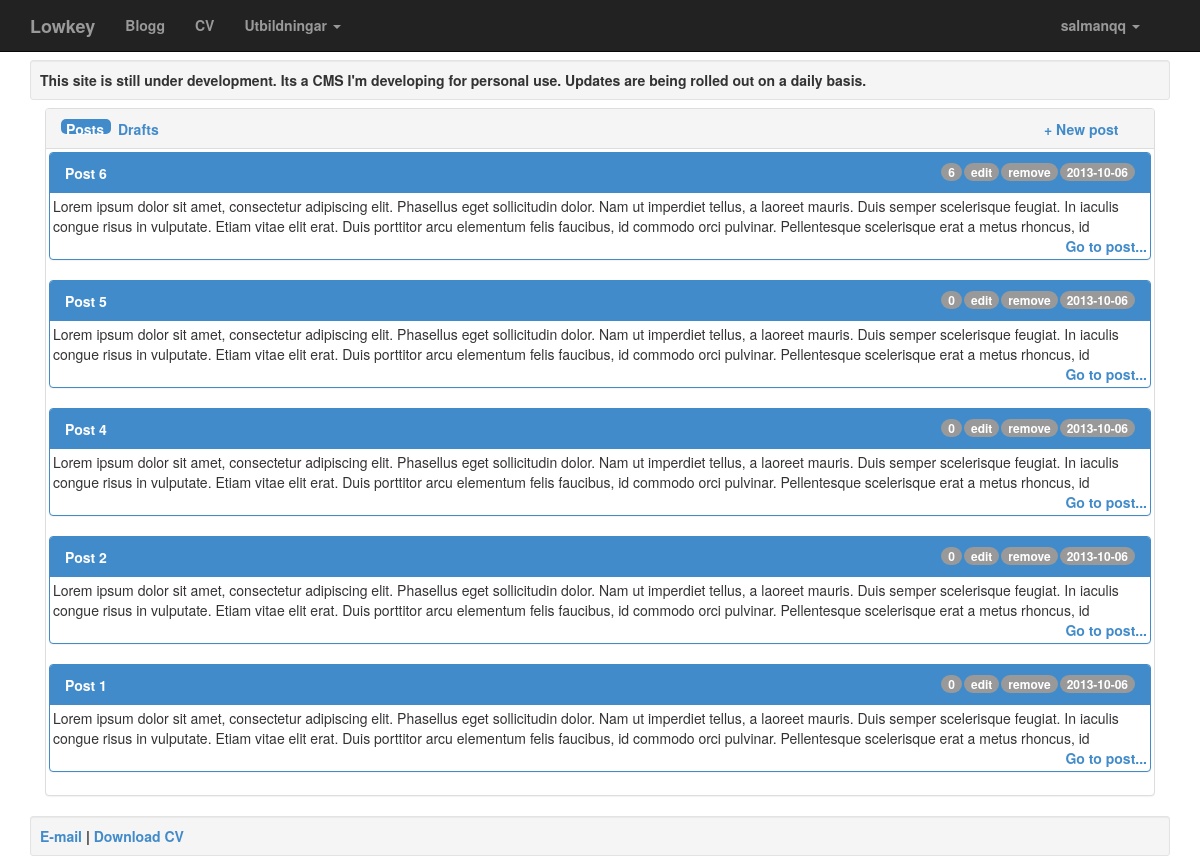
The page /?a=admin (signed in) on the database its author committed.
### tables this page shows
CREATE TABLE IF NOT EXISTS `post` (
  `post_id` int(11) NOT NULL AUTO_INCREMENT,
  `post` mediumtext NOT NULL,
  `post_title` varchar(255) NOT NULL,
  `comments` int(11) NOT NULL,
  `timestamp` timestamp NOT NULL DEFAULT CURRENT_TIMESTAMP ON UPDATE CURRENT_TIMESTAMP,
  `views` int(11) NOT NULL,
  PRIMARY KEY (`post_id`)
);

### model/postModel.php (called while the page is built, shortened)
<?php
    include_once "database.php";
    function selectAllPost(){
        global $db;
        $query = "SELECT * FROM post ORDER BY timestamp DESC LIMIT 0,6";
        $preparedStatement = $db->prepare($query);
        $success = $preparedStatement->execute();
        if($success)
            return $preparedStatement->fetchAll();
        else
            return $success;
    }
?>

### adminPage.php (the view, shortened to what this page needs)
<?php include_once "header.php"; ?>
    <div class="row-fluid">
        <div class="col-md-12">
            <div class="panel panel-default">
                <div class="panel-heading">
                    <ul class="nav nav-pills">
                        <li class="active" id="adminPosts"><a style="height: 15px;"><b>Posts</b></a></li>
                        <li class="" id="adminDrafts"><a href="#"><b>Drafts</b></a></li>
                        <li class="pull-right" id="newPostClick"><a><b>+ New post</b></a></li>
                    </ul>
                </div>
                <div class="adminSubPage">
                    <div class="panel-body">
                        <?php for($i = 0; $i < 5; $i++){
                            echo "<div id='LatestPosts' class='row-fluid' data-postid=".$posts[$i]["post_id"].">
                                    <div class='panel panel-primary'>
                                        <div class='panel-heading'>
                                            <b>".$posts[$i]['post_title']."</b>
                                            <span class='badge pull-right'>2013-10-06</span>
                                            <span class='badge pull-right removePost' style='margin-right: 2px;'><b>remove</b></span>
                                            <a href='?a=editPost&postID=".$posts[$i]["post_id"]."'><span class='badge pull-right editPost' style='margin-right: 2px;'><b>edit</b></span></a>
                                            <span class='badge pull-right' style='margin-right: 2px;'>
                                                <b>".$posts[$i]['comments']."</b>
                                                <span class='glyphicon glyphicon-comment'></span>
                                            </span>
                                        </div>
                                        <div class='panel-body'>
                                            ".substr($posts[$i]['post'], 0, 350)."
                                            <br><span class='pull-right'><a href='?a=blogg&postid=".$posts[$i]['post_id']."'><b>Go to post...</b></a></span>
                                        </div>
                                    </div>
                                </div>";
                        }?>
                    </div>
                </div>
            </div>
        </div>
    </div>
<?php include_once "footer.php"; ?>

### css/homecooked.css (style rules this page uses)
.panel-heading { height: 40px; }
.nav-pills li a { height: 20px; width: 100px; padding-left: 5px; padding-top: 0px; padding-bottom: 5px; }
.nav-pills #adminPosts a { width: 50px; }
.nav-pills #adminDrafts a { width: 50px; }
div.panel-body { padding: 3px; }
#adminPosts { cursor: pointer; cursor: hand; }

### header.php (style rules this page uses)
body { padding-top: 60px; }

### rows shown on the page
post: post_title "Post 6", comments "6", post "Lorem ipsum dolor sit amet, consectetur adipiscing elit. Phasellus eget sollicitudin dolor. Nam ut imperdiet tellus, a laoreet mauris. Duis semper scelerisque feugiat. In iaculis congue risus in vulputate. Etiam vitae elit erat. Duis porttitor arcu elementum felis faucibus, id commodo orci pulvinar. Pellentesque scelerisque erat a metus rhoncus, id"
post: post_title "Post 5", comments "0", post "Lorem ipsum dolor sit amet, consectetur adipiscing elit. Phasellus eget sollicitudin dolor. Nam ut imperdiet tellus, a laoreet mauris. Duis semper scelerisque feugiat. In iaculis congue risus in vulputate. Etiam vitae elit erat. Duis porttitor arcu elementum felis faucibus, id commodo orci pulvinar. Pellentesque scelerisque erat a metus rhoncus, id"
post: post_title "Post 4", comments "0", post "Lorem ipsum dolor sit amet, consectetur adipiscing elit. Phasellus eget sollicitudin dolor. Nam ut imperdiet tellus, a laoreet mauris. Duis semper scelerisque feugiat. In iaculis congue risus in vulputate. Etiam vitae elit erat. Duis porttitor arcu elementum felis faucibus, id commodo orci pulvinar. Pellentesque scelerisque erat a metus rhoncus, id"
post: post_title "Post 2", comments "0", post "Lorem ipsum dolor sit amet, consectetur adipiscing elit. Phasellus eget sollicitudin dolor. Nam ut imperdiet tellus, a laoreet mauris. Duis semper scelerisque feugiat. In iaculis congue risus in vulputate. Etiam vitae elit erat. Duis porttitor arcu elementum felis faucibus, id commodo orci pulvinar. Pellentesque scelerisque erat a metus rhoncus, id"
post: post_title "Post 1", comments "0", post "Lorem ipsum dolor sit amet, consectetur adipiscing elit. Phasellus eget sollicitudin dolor. Nam ut imperdiet tellus, a laoreet mauris. Duis semper scelerisque feugiat. In iaculis congue risus in vulputate. Etiam vitae elit erat. Duis porttitor arcu elementum felis faucibus, id commodo orci pulvinar. Pellentesque scelerisque erat a metus rhoncus, id"

### other values the page prints
$_SESSION["username"] "salmanqq"
